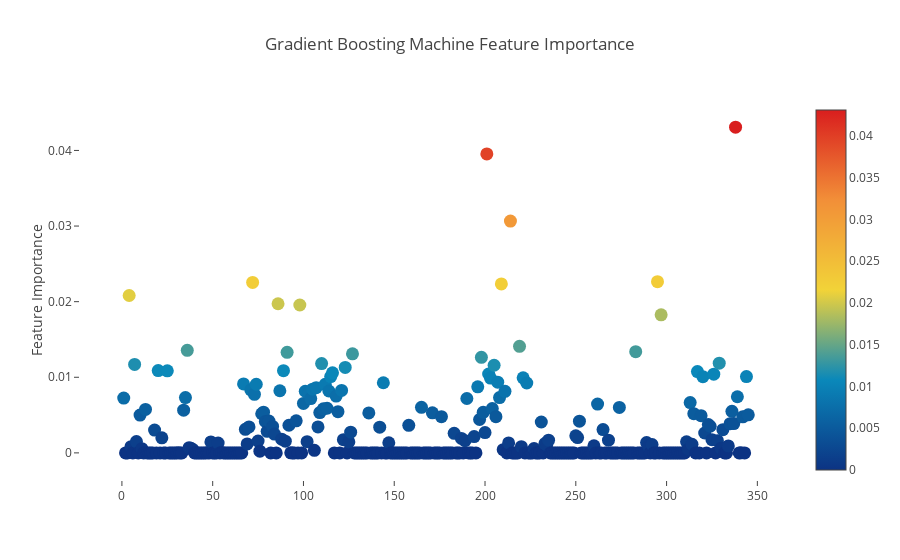

Notebook source saved alongside this figure:
### Code cell
gb = gboost_cv.estimator
features = X_train.columns.values
# Scatter plot 
trace = go.Scatter(
    y = gb.feature_importances_,
    x = features,
    mode='markers',
    marker=dict(
        sizemode = 'diameter',
        sizeref = 1,
        size = 13,
        #size= rf.feature_importances_,
        #color = np.random.randn(500), #set color equal to a variable
        color = gb.feature_importances_,
        colorscale='Portland',
        showscale=True
    ),
    text = features
)
data = [trace]

layout= go.Layout(
    autosize= True,
    title= 'Gradient Boosting Machine Feature Importance',
    hovermode= 'closest',
     xaxis= dict(
         ticklen= 5,
         showgrid=False,
        zeroline=False,
        showline=False
     ),
    yaxis=dict(
        title= 'Feature Importance',
        showgrid=False,
        zeroline=False,
        ticklen= 5,
        gridwidth= 2
    ),
    showlegend= False
)
fig = go.Figure(data=data, layout=layout)
py.iplot(fig,filename='scatter2010')

### Figure 1 — Plotly figure (JSON) as saved in the notebook; plotly's stock layout.template omitted (floating-point values rounded to 4 significant figures; data arrays with more than 128 entries replaced by an {"elided": "..."} marker saying what was removed)
{"data": [{"marker": {"color": {"elided": "345 float values"}, "colorscale": "Portland", "showscale": true, "size": 13, "sizemode": "diameter", "sizeref": 1}, "mode": "markers", "text": {"elided": "345 str values"}, "type": "scatter", "x": {"elided": "345 str values"}, "y": {"elided": "345 float values"}}], "layout": {"autosize": true, "hovermode": "closest", "showlegend": false, "title": "Gradient Boosting Machine Feature Importance", "xaxis": {"showgrid": false, "showline": false, "ticklen": 5, "zeroline": false}, "yaxis": {"gridwidth": 2, "showgrid": false, "ticklen": 5, "title": "Feature Importance", "zeroline": false}}}
